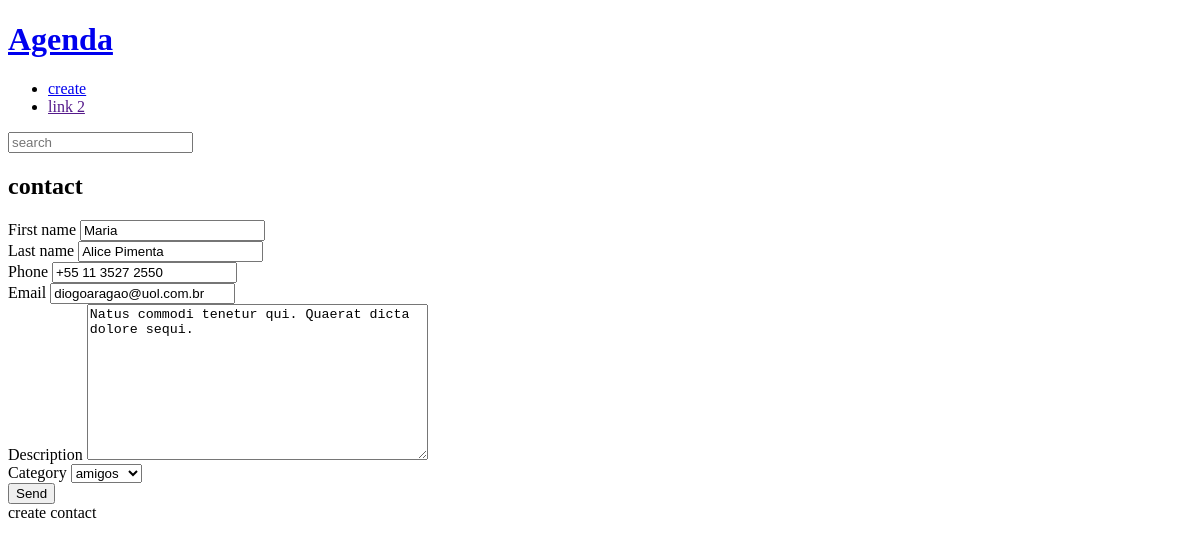
/contact/1001/update, run on the app's committed database.
### contact/models.py (models this page shows, shortened)
class Contact(models.Model):
    first_name = models.CharField(max_length=50)
    last_name = models.CharField(max_length=50,blank=True)
    phone = models.CharField(max_length=15)
    email = models.EmailField(max_length=254, blank=True)
    created_date = models.DateTimeField(default=timezone.now)
    description = models.TextField(blank=True)
    show = models.BooleanField(default=True)
    picture = models.ImageField(upload_to='pictures/%Y/%m', blank=True, null=True)
    Category = models.ForeignKey(
        category,
        on_delete=models.SET_NULL,
        blank=True,
        null=True,
        )

### contact/views/contact_forms.py (the view, shortened to what this page needs)
# urls.py: path('contact/<int:contact_id>/update', views.update, name='update'),
def update (request,contact_id):
    contact = get_object_or_404(
        Contact,
        pk=contact_id,
        show=True,
        )
    form_action  = reverse("contact:update",args=(contact_id,))
    context = {
                "form" : ContactForms(instance=contact),
                "form_action": form_action,
        }
    return render(
        request,
        "contact/create.html",
        context
        )

### contact/forms.py (shortened to what this page needs)
class ContactForms(forms.ModelForm):
    class Meta:
        model = Contact
        fields = (
            "first_name","last_name", "phone",
            "email","description", "Category",
            )
        widgets = {
            "first_name" : forms.TextInput(
                attrs= {
                    "class":"classe - a",
                    "placeholder":" Escreva aqui"
                }
            )
        }

### contact/models.py (called while the page is built)
    def __str__(self) -> str:
        return self.name

### contact/templates/contact/create.html (shortened to what this page needs)
{% extends 'global/base.html' %}
{%block content %}
    <div class="form-wrapper">
        <h2>contact</h2>
        <form
            action="{{form_action}}"
            method="POST"
            enctype="multipart/form-data"
            >
            <div class="form-content">
                {% for field in form %}
                <div class="form-group">
                    <label for="{{ field.id_for_label}}">{{ field.label }}</label>
                    {{field}}
                </div>
            </div>
            {% endfor %}
            <div class="form-content">
                <div class="form-group">
                    <button  class="btn" type="submit" >Send</button>
                </div>
            </div>
        create contact
{%endblock content %}

### base_static/global/css/style.css (style rules this page uses)
body { background-color: #ffffff; }

### data on the page
Contact: form "Maria" "Alice Pimenta" "+55 11 3527 2550" "diogoaragao@uol.com.br" "Natus commodi tenetur qui. Quaerat dicta dolore sequi." "amigos"

### other printed values
{{ field.label }} "First name" "Last name" "Phone" "Email" "Description" "Category"
